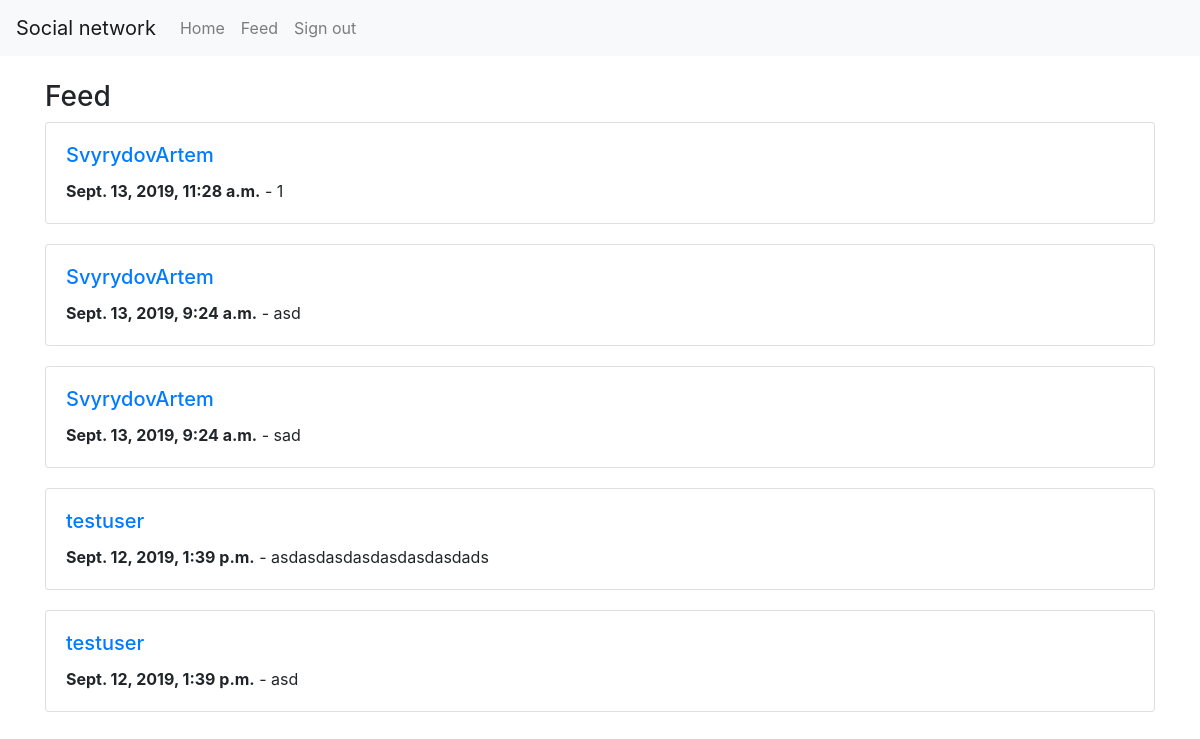
The page /feed/ (signed in) on the database its author committed.
### post/models.py (models this page shows)
class Post(models.Model):
    user = models.ForeignKey(User, related_name='posts', on_delete=models.DO_NOTHING)
    body = models.CharField(max_length=255)
    created_at = models.DateTimeField(auto_now_add=True)
    class Meta:
        ordering = ('-created_at',)

### post/views.py (the view)
# urls.py: path("feed/", FeedView.as_view(), name="feed"),
class FeedView(TemplateView):
    template_name = "feed.html"
    def get(self, request, **kwargs):
        userids = [item.id for item in request.user.sn_profile.follows.all()]
        userids.append(request.user.id)
        posts = list(Post.objects.filter(user_id__in=userids)[:25])
        return self.render_to_response({
            "title": "Feed",
            "posts": posts
        })

### templates/feed.html
{% extends 'templates/base.html' %}
{% block main %}
    <div class="row">
        <div class="col-12">
            <h3>Feed</h3>
            {% for post in posts %}
                <div class="card" style="margin-bottom: 20px;">
                    <div class="card-body">
                        <h5 class="card-title"><a href="/{{ post.user.username }}/">{{ post.user.username }}</a></h5>
                        <p class="card-text"><b>{{ post.created_at }}</b> - {{ post.body }}</p>
                    </div>
                </div>
            {% endfor %}
        </div>
    </div>
{% endblock %}

### templates/base.html (shortened to what this page needs)
<!doctype html>
<html lang="en">
<head>
    <link rel="stylesheet" href="https://maxcdn.bootstrapcdn.com/bootstrap/4.0.0/css/bootstrap.min.css"
>
</head>
<body style="padding-top: 80px;">
<nav class="navbar navbar-expand-md navbar-light bg-light fixed-top">
    <a class="navbar-brand" href="/">Social network</a>
    <div class="collapse navbar-collapse" id="navbarsExampleDefault">
        <ul class="navbar-nav mr-auto">
            {% if request.user.is_authenticated %}
                <li class="nav-item">
                    <a class="nav-link" href="/">Home</a>
                </li>
                <li class="nav-item">
                    <a class="nav-link" href="/feed">Feed</a>
                </li>
                <li class="nav-item">
                    <a class="nav-link" href="/signout">Sign out</a>
                </li>
            {% endif %}
        </ul>
    </div>
</nav>
<main role="main" class="container">
    {% block main %}
    {% endblock %}
</main>
</body>
</html>

### rows shown on the page
Post: user.username "SvyrydovArtem", created_at "Sept. 13, 2019, 11:28 a.m.", body "1"
Post: user.username "SvyrydovArtem", created_at "Sept. 13, 2019, 9:24 a.m.", body "asd"
Post: user.username "SvyrydovArtem", created_at "Sept. 13, 2019, 9:24 a.m.", body "sad"
Post: user.username "testuser", created_at "Sept. 12, 2019, 1:39 p.m.", body "asdasdasdasdasdasdasdads"
Post: user.username "testuser", created_at "Sept. 12, 2019, 1:39 p.m.", body "asd"
